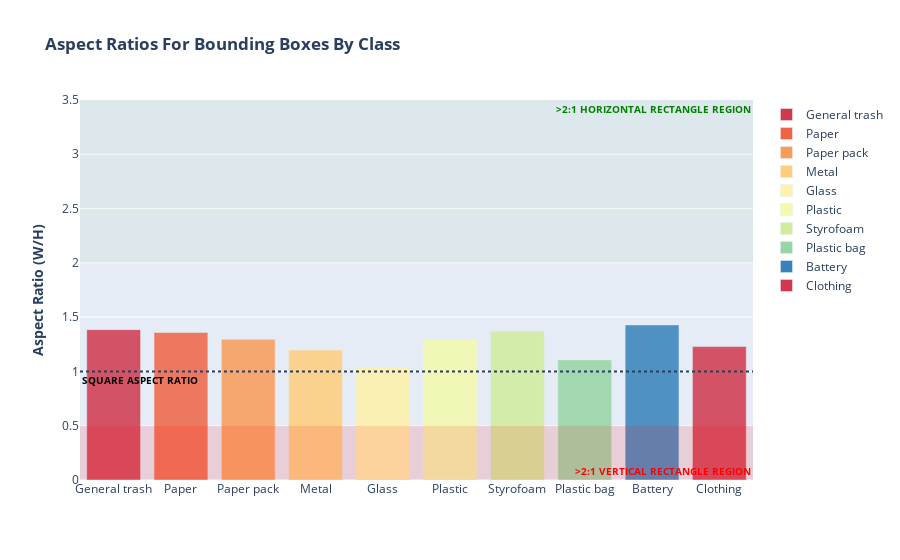

Notebook code for this chart:
### Markdown cell above
Aspect Ratio for bounding boxes by class

: 각 Class 별 bounding box의 aspect ratio 값입니다. 이를 활용하여 anchor generator의 aspect ratio 비율을 조절해볼 수 있습니다.

### Code cell
# Aspect Ratio is Calculated as Width/Height
bbox_df["aspect_ratio"] = (bbox_df["x_max"]-bbox_df["x_min"])/(bbox_df["y_max"]-bbox_df["y_min"])

# Display average means for each class_id so we can examine the newly created Aspect Ratio Column
display(bbox_df.groupby("class_id").mean())

# Generate the bar plot
fig = px.bar(x=classes, y=bbox_df.groupby("class_id").mean()["aspect_ratio"], 
             color=classes, opacity=0.85,
             color_discrete_sequence=LABEL_COLORS_WOUT_NO_FINDING, 
             labels={"x":"Class Name", "y":"Aspect Ratio (W/H)"},
             title="<b>Aspect Ratios For Bounding Boxes By Class</b>",)
fig.update_layout(
                  yaxis_title="<b>Aspect Ratio (W/H)</b>",
                  xaxis_title=None,
                  legend_title_text=None)
fig.add_hline(y=1, line_width=2, line_dash="dot", 
              annotation_font_size=10, 
              annotation_text="<b>SQUARE ASPECT RATIO</b>", 
              annotation_position="bottom left", 
              annotation_font_color="black")
fig.add_hrect(y0=0, y1=0.5, line_width=0, fillcolor="red", opacity=0.125,
              annotation_text="<b>>2:1 VERTICAL RECTANGLE REGION</b>", 
              annotation_position="bottom right", 
              annotation_font_size=10,
              annotation_font_color="red")
fig.add_hrect(y0=2, y1=3.5, line_width=0, fillcolor="green", opacity=0.04,
              annotation_text="<b>>2:1 HORIZONTAL RECTANGLE REGION</b>", 
              annotation_position="top right", 
              annotation_font_size=10,
              annotation_font_color="green")
fig.show()

### Figure 1 — Plotly figure (JSON) as saved in the notebook; plotly's stock layout.template omitted (floating-point values rounded to 4 significant figures)
{"data": [{"alignmentgroup": "True", "hovertemplate": "color=General trash<br>Class Name=%{x}<br>Aspect Ratio (W/H)=%{y}<extra></extra>", "legendgroup": "General trash", "marker": {"color": "rgb(208, 56, 78)", "opacity": 0.85, "pattern": {"shape": ""}}, "name": "General trash", "offsetgroup": "General trash", "orientation": "v", "showlegend": true, "textposition": "auto", "type": "bar", "x": ["General trash"], "xaxis": "x", "y": [1.385], "yaxis": "y"}, {"alignmentgroup": "True", "hovertemplate": "color=Paper<br>Class Name=%{x}<br>Aspect Ratio (W/H)=%{y}<extra></extra>", "legendgroup": "Paper", "marker": {"color": "rgb(238, 100, 69)", "opacity": 0.85, "pattern": {"shape": ""}}, "name": "Paper", "offsetgroup": "Paper", "orientation": "v", "showlegend": true, "textposition": "auto", "type": "bar", "x": ["Paper"], "xaxis": "x", "y": [1.359], "yaxis": "y"}, {"alignmentgroup": "True", "hovertemplate": "color=Paper pack<br>Class Name=%{x}<br>Aspect Ratio (W/H)=%{y}<extra></extra>", "legendgroup": "Paper pack", "marker": {"color": "rgb(250, 155, 88)", "opacity": 0.85, "pattern": {"shape": ""}}, "name": "Paper pack", "offsetgroup": "Paper pack", "orientation": "v", "showlegend": true, "textposition": "auto", "type": "bar", "x": ["Paper pack"], "xaxis": "x", "y": [1.295], "yaxis": "y"}, {"alignmentgroup": "True", "hovertemplate": "color=Metal<br>Class Name=%{x}<br>Aspect Ratio (W/H)=%{y}<extra></extra>", "legendgroup": "Metal", "marker": {"color": "rgb(254, 206, 124)", "opacity": 0.85, "pattern": {"shape": ""}}, "name": "Metal", "offsetgroup": "Metal", "orientation": "v", "showlegend": true, "textposition": "auto", "type": "bar", "x": ["Metal"], "xaxis": "x", "y": [1.197], "yaxis": "y"}, {"alignmentgroup": "True", "hovertemplate": "color=Glass<br>Class Name=%{x}<br>Aspect Ratio (W/H)=%{y}<extra></extra>", "legendgroup": "Glass", "marker": {"color": "rgb(255, 241, 168)", "opacity": 0.85, "pattern": {"shape": ""}}, "name": "Glass", "offsetgroup": "Glass", "orientation": "v", "showlegend": true, "textposition": "auto", "type": "bar", "x": ["Glass"], "xaxis": "x", "y": [1.039], "yaxis": "y"}, {"alignmentgroup": "True", "hovertemplate": "color=Plastic<br>Class Name=%{x}<br>Aspect Ratio (W/H)=%{y}<extra></extra>", "legendgroup": "Plastic", "marker": {"color": "rgb(244, 250, 173)", "opacity": 0.85, "pattern": {"shape": ""}}, "name": "Plastic", "offsetgroup": "Plastic", "orientation": "v", "showlegend": true, "textposition": "auto", "type": "bar", "x": ["Plastic"], "xaxis": "x", "y": [1.294], "yaxis": "y"}, {"alignmentgroup": "True", "hovertemplate": "color=Styrofoam<br>Class Name=%{x}<br>Aspect Ratio (W/H)=%{y}<extra></extra>", "legendgroup": "Styrofoam", "marker": {"color": "rgb(209, 237, 156)", "opacity": 0.85, "pattern": {"shape": ""}}, "name": "Styrofoam", "offsetgroup": "Styrofoam", "orientation": "v", "showlegend": true, "textposition": "auto", "type": "bar", "x": ["Styrofoam"], "xaxis": "x", "y": [1.371], "yaxis": "y"}, {"alignmentgroup": "True", "hovertemplate": "color=Plastic bag<br>Class Name=%{x}<br>Aspect Ratio (W/H)=%{y}<extra></extra>", "legendgroup": "Plastic bag", "marker": {"color": "rgb(151, 213, 164)", "opacity": 0.85, "pattern": {"shape": ""}}, "name": "Plastic bag", "offsetgroup": "Plastic bag", "orientation": "v", "showlegend": true, "textposition": "auto", "type": "bar", "x": ["Plastic bag"], "xaxis": "x", "y": [1.106], "yaxis": "y"}, {"alignmentgroup": "True", "hovertemplate": "color=Battery<br>Class Name=%{x}<br>Aspect Ratio (W/H)=%{y}<extra></extra>", "legendgroup": "Battery", "marker": {"color": "rgb(54, 130, 186)", "opacity": 0.85, "pattern": {"shape": ""}}, "name": "Battery", "offsetgroup": "Battery", "orientation": "v", "showlegend": true, "textposition": "auto", "type": "bar", "x": ["Battery"], "xaxis": "x", "y": [1.428], "yaxis": "y"}, {"alignmentgroup": "True", "hovertemplate": "color=Clothing<br>Class Name=%{x}<br>Aspect Ratio (W/H)=%{y}<extra></extra>", "legendgroup": "Clothing", "marker": {"color": "rgb(208, 56, 78)", "opacity": 0.85, "pattern": {"shape": ""}}, "name": "Clothing", "offsetgroup": "Clothing", "orientation": "v", "showlegend": true, "textposition": "auto", "type": "bar", "x": ["Clothing"], "xaxis": "x", "y": [1.229], "yaxis": "y"}], "layout": {"annotations": [{"font": {"color": "black", "size": 10}, "showarrow": false, "text": "<b>SQUARE ASPECT RATIO</b>", "x": 0, "xanchor": "left", "xref": "x domain", "y": 1, "yanchor": "top", "yref": "y"}, {"font": {"color": "red", "size": 10}, "showarrow": false, "text": "<b>>2:1 VERTICAL RECTANGLE REGION</b>", "x": 1, "xanchor": "right", "xref": "x domain", "y": 0, "yanchor": "bottom", "yref": "y"}, {"font": {"color": "green", "size": 10}, "showarrow": false, "text": "<b>>2:1 HORIZONTAL RECTANGLE REGION</b>", "x": 1, "xanchor": "right", "xref": "x domain", "y": 3.5, "yanchor": "top", "yref": "y"}], "autosize": true, "barmode": "relative", "legend": {"title": {}, "tracegroupgap": 0}, "shapes": [{"line": {"dash": "dot", "width": 2}, "type": "line", "x0": 0, "x1": 1, "xref": "x domain", "y0": 1, "y1": 1, "yref": "y"}, {"fillcolor": "red", "line": {"width": 0}, "opacity": 0.125, "type": "rect", "x0": 0, "x1": 1, "xref": "x domain", "y0": 0, "y1": 0.5, "yref": "y"}, {"fillcolor": "green", "line": {"width": 0}, "opacity": 0.04, "type": "rect", "x0": 0, "x1": 1, "xref": "x domain", "y0": 2, "y1": 3.5, "yref": "y"}], "title": {"text": "<b>Aspect Ratios For Bounding Boxes By Class</b>"}, "xaxis": {"anchor": "y", "autorange": true, "domain": [0, 1], "range": [-0.5, 9.5], "title": {}, "type": "category"}, "yaxis": {"anchor": "x", "autorange": true, "domain": [0, 1], "range": [0, 3.5], "title": {"text": "<b>Aspect Ratio (W/H)</b>"}, "type": "linear"}}}
